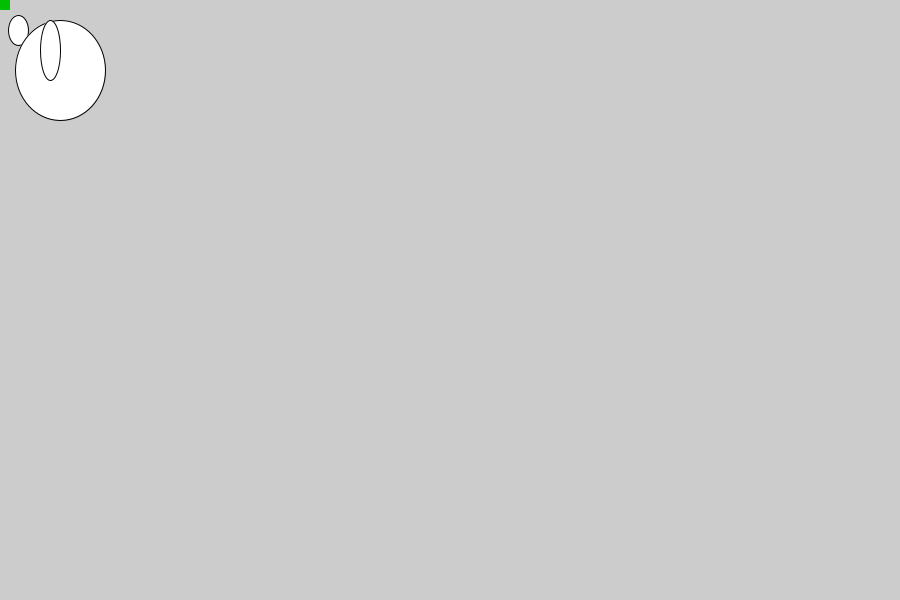
Frame 1 (no input)
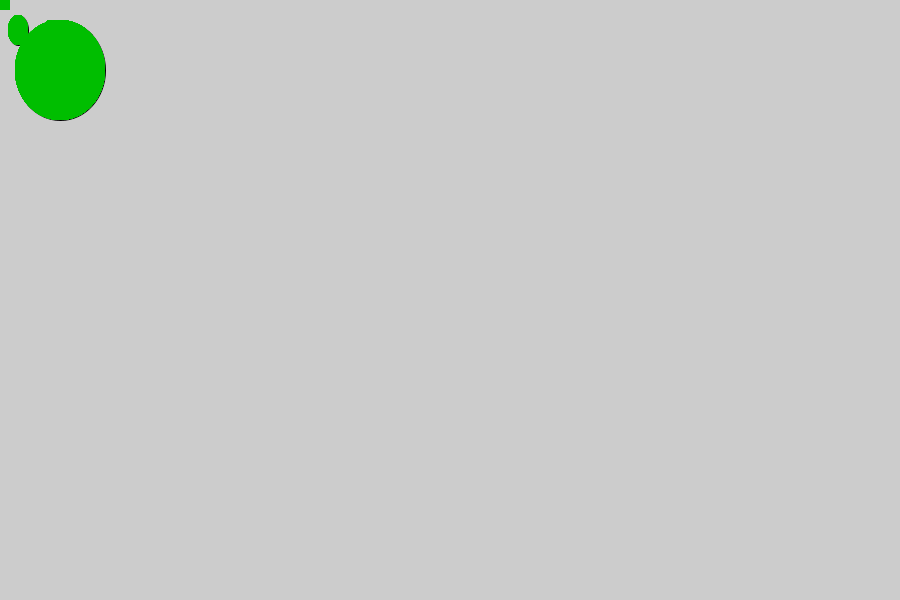
Frame 60 (the mouse pressed at the canvas centre just before this capture)
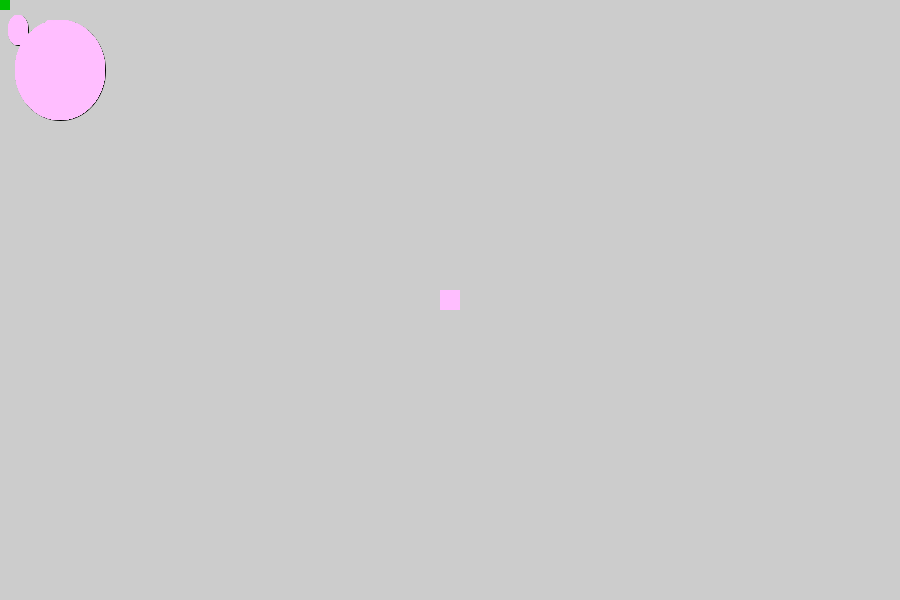
Frame 120 (the mouse held since frame 60 and released just before this capture)

The Processing sketch that drew these frames (run headless with seeded random() and noise(); from frame 60 on, the mouse is pressed at the canvas centre):

// Processing sketch: processing_35159
// ── processing_35159.pde

void setup() {
size(900,600);

smooth();
}

void draw() {
 
line (pmouseX, pmouseY, mouseX, mouseY);

ellipse(18,30,20,30);
ellipse (60,70,90,100);
ellipse(50,50,20,60);

fill(10,40,24);
  
rectMode(CENTER); 
fill(mouseY, 190, mouseX); 
noStroke();
rect(mouseX, mouseY, 20, 20);

}
